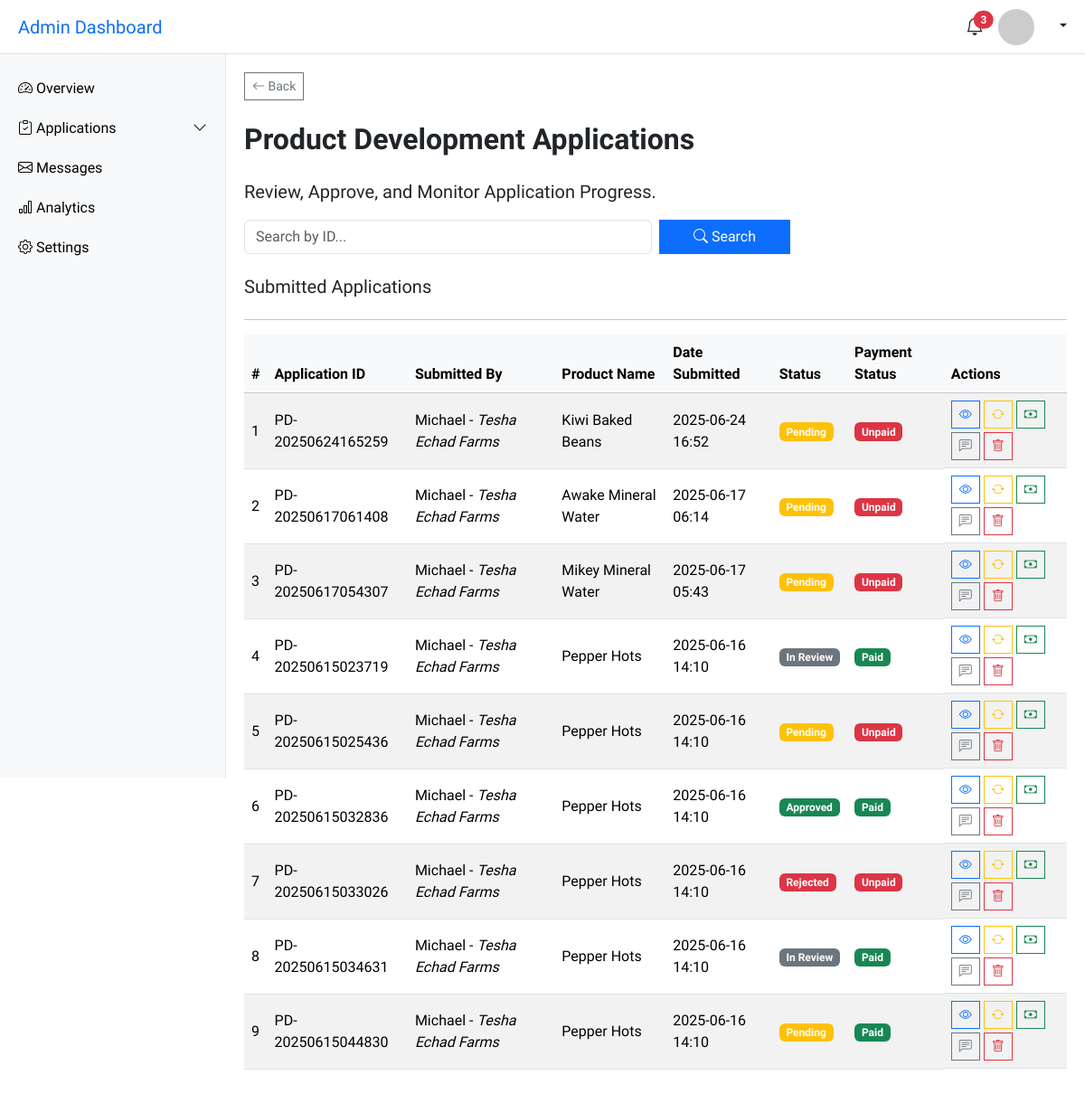
Page /dashboard/admin/product-development/ on the committed database.
### services/models.py (models this page shows, shortened)
class ProductIntake(models.Model):
    PRODUCT_TYPE_CHOICES = [
        ('new', 'New Product Idea'),
        ('improvement', 'Improvement of Existing Product'),
    ]
    GOALS_CHOICES = [
        ('shelf_life', 'Longer shelf life'),
        ('unique_taste', 'Unique taste'),
        ('healthier', 'Healthier version'),
        ('cost_reduction', 'Cost reduction'),
        ('novel_format', 'Novel format (e.g., instant, ready-to-eat)'),
        ('other', 'Other'),
    ]
    TARGET_MARKET_CHOICES = [
        ('children', 'Children'),
        ('adults', 'Adults'),
        ('vegans', 'Vegans'),
        ('fitness', 'Fitness enthusiasts'),
        ('diabetics', 'Diabetics'),
        ('mass_market', 'Mass market'),
        ('other', 'Other'),
    ]
    PACKAGING_CHOICES = [
        ('sachet', 'Sachet'),
        ('jar', 'Jar/Bottle'),
        ('box', 'Box'),
        ('pouch', 'Stand-up pouch'),
        ('custom', 'Custom'),
    ]
    MARKET_TESTING_CHOICES = [
        ('good', 'Yes, with good results'),
        ('need_more', 'Yes, but need more data'),
        ('not_yet', 'No, not yet'),
        ('planning', 'Planning to do so'),
    ]
    STATUS_CHOICES = [
        ('pending', 'Pending'),
        ('in_review', 'In Review'),
        ('completed_documentation', 'Completed Documentation'),
        ('approved', 'Approved'),
        ('rejected', 'Rejected'),
    ]
    PAYMENT_CHOICES = [
        ('paid', 'Paid'),
        ('unpaid', 'Unpaid'),
    ]
    user = models.ForeignKey(CustomUser, on_delete=models.CASCADE, related_name='product_development')
    product_name = models.CharField(max_length=100, verbose_name='Product Name')
    custom_id = models.CharField(max_length=30, unique=True, blank=True)
    type_of_product = models.CharField(max_length=200, verbose_name='Type of Product')
    is_new_or_improvement = models.CharField(max_length=20, choices=PRODUCT_TYPE_CHOICES, verbose_name='Is this a New Idea or Improvement?')
    goals = models.JSONField(default=list, verbose_name='What is/are your goal(s) for the Product?')
    other_goal = models.CharField(max_length=200, blank=True, verbose_name='Other')
    ingredient_or_dietary_notes = CKEditor5Field(blank=True, verbose_name='Do you have a Preferred Ingredient List or any Dietary Restrictions?', config_name='extends')
    target_market = models.JSONField(default=list, verbose_name='Target Market')
    other_target_market = models.CharField(max_length=200, blank=True, verbose_name='Other')
    market_existence = models.CharField(max_length=20, choices=[('yes', 'Yes'), ('no', 'No'), ('not_sure', 'Not Sure')], verbose_name='Are there similar products already on the market?')
    packaging_style = models.JSONField(default=list, verbose_name='What Packaging Style are you envisioning?')
    custom_packaging = models.CharField(max_length=200, blank=True, verbose_name='Custom')
    expected_launch_date = models.DateField(verbose_name='Expected Launch Date')
    market_testing_feedback = models.CharField(max_length=20, choices=MARKET_TESTING_CHOICES, verbose_name='Have you done any Market Testing or Consumer Feedback?')
    application_status = models.CharField(max_length=30, choices=STATUS_CHOICES, verbose_name='Application Status', default='pending')
    payment_status = models.CharField(max_length=10, choices=PAYMENT_CHOICES, default='unpaid')
    submitted_at = models.DateTimeField(auto_now_add=True)
    updated_at = models.DateTimeField(auto_now=True)

### account/models.py (models this page shows, shortened)
class CustomUser(AbstractUser):
    email = models.EmailField(unique=True,)
    username = models.CharField(max_length=100)
    first_name = models.CharField(max_length=50, verbose_name='First Name')
    last_name = models.CharField(max_length=50, blank=True, verbose_name='Last Name')
    business_name = models.CharField(max_length=250, verbose_name='Business/Company Name')
    phone_number = models.CharField(max_length=30, verbose_name='Phone Number')
    whatsapp_number = models.CharField(max_length=30, verbose_name='Whatsapp Number')
    instagram_handle = models.CharField(max_length=30, blank=True, verbose_name='Instagram Handle')
    facebook_handle = models.CharField(max_length=30, blank=True, verbose_name='Facebook Profile')
    profile_photo = models.ImageField(upload_to='users/profile_photos/', null=True, blank=True, verbose_name='Profile Photo')
    bio = models.TextField(blank=True, verbose_name='Bio')
    x_handle = models.CharField(max_length=30, blank=True, verbose_name='X (Formerly Twitter) Handle')
    linkedin_handle = models.CharField(max_length=30, blank=True, verbose_name='LinkedIn Profile')
    USERNAME_FIELD = 'email'
    REQUIRED_FIELDS = ['username']

### main/views.py (the view)
# urls.py: path('dashboard/admin/product-development/', admin_pd_home, name='admin_pd_home'),
def admin_pd_home(request):
    pd_apps = ProductIntake.objects.all().order_by('-submitted_at')
    query = request.GET.get('q') or ''
    if query:
        pd_apps = pd_apps.filter(custom_id__icontains=query)
    context = {
        'pd_apps': pd_apps,
        'ProductIntake': ProductIntake,
        'query': query,
    }
    return render(request, 'main/admin-pd-home.html', context)

### account/templatetags/status_tags.py (called while the page is built)
@register.filter
def status_badge_class(status):
    mapping = {
        'pending': 'warning',
        'in_review': 'primary',
        'completed_documentation': 'secondary',
        'approved': 'success',
        'rejected': 'danger',
    }
    return mapping.get(status.lower(), 'secondary')  # fallback to 'secondary'

### main/templates/main/admin-pd-home.html (shortened to what this page needs)
{% extends "main/admin-base.html" %}
{% load crispy_forms_tags %}
{% load status_tags %}
{% load humanize %}
{% block content %}
<main class="main-content" id="mainContent">
  <div class="mb-4 text-start">
      <a href="{% url 'admin-dashboard' %}" class="btn btn-sm btn-outline-secondary">
          <i class="bi bi-arrow-left"></i> Back
      </a>
  </div>
    <h2 class="fw-bold mb-4 mt-2">Product Development Applications</h2>
    <p class="lead">Review, Approve, and Monitor Application Progress.</p>
  <form method="get" class="row g-2 mb-4">
    <div class="col-md-6">
      <input type="text" name="q" class="form-control" placeholder="Search by ID..." value="{{ query }}">
    </div>
    <div class="col-md-2">
      <button type="submit" class="btn btn-primary w-100">
        <i class="bi bi-search"></i> Search
      </button>
    </div>
  </form>
  <h5 class="mb-4">Submitted Applications</h5>
  <hr>
  <div class="table-responsive">
    <table class="table table-striped table-hover align-middle">
      <thead class="table-light">
        <tr>
          <th>#</th>
          <th>Application ID</th>
          <th>Submitted By</th>
          <th>Product Name</th>
          <th>Date Submitted</th>
          <th>Status</th>
          <th>Payment Status</th>
          <th>Actions</th>
        </tr>
      </thead>
      <tbody>
        {% for pd_app in pd_apps %}
        <tr>
          <td>{{ forloop.counter }}</td>
          <td>{{ pd_app.custom_id }}</td>
          <td>{{ pd_app.user.first_name }} - <em>{{ pd_app.user.business_name }}</em></td>
          <td>{{ pd_app.product_name }}</td>
          <td>{{ pd_app.submitted_at|date:"Y-m-d H:i"}}</td>
          <td>
            <span class="badge bg-{{ pd_app.get_application_status_display|status_badge_class }}">
              {{ pd_app.get_application_status_display|title }}
            </span>
          </td>
          <td>
            {% if pd_app.payment_status == 'unpaid' %}
              <a href="#" class="badge bg-danger text-decoration-none" data-bs-toggle="modal" data-bs-target="#paymentStatusModal{{ pd_app.id }}">
                {{ pd_app.get_payment_status_display|title }}
              </a>
            {% else %}
              <span class="badge bg-success">{{ pd_app.get_payment_status_display|title }}</span>
            {% endif %}
          </td>
          <td class="d-flex gap-1 flex-wrap">
            <a href="{% url "admin_pd_details" pd_app.id %}" class="btn btn-outline-primary btn-sm" data-bs-toggle="tooltip" title="View Details">
              <i class="bi bi-eye"></i>
            </a>
            <a href="#" class="btn btn-outline-warning btn-sm" data-bs-toggle="modal" data-bs-target="#appStatusModal{{ pd_app.id }}" title="Change Application Status">
              <i class="bi bi-arrow-repeat"></i>
            </a>
            <a href="#" class="btn btn-outline-success btn-sm" data-bs-toggle="modal" data-bs-target="#paymentStatusModal{{ pd_app.id }}" title="Change Payment Status">
              <i class="bi bi-cash"></i>
            </a>
            <a href="https://wa.me/{{ pd_app.user.whatsapp_number|default:pd_app.user.phone_number }}?text=Hello%2C%20{{ pd_app.user.first_name }}.%20My%20name%20is%20{{ request.user.first_name|default:request.user.username }}.%20I%20have%20a%20comment%20concerning%20your%20product%20development%20application%20(ID%3A%20{{ pd_app.custom_id }})%20submitted%20to%20PFS%20{{ pd_app.submitted_at|naturaltime }}."
               target="_blank" class="btn btn-outline-secondary btn-sm" data-bs-toggle="tooltip" title="Add Comment">
              <i class="bi bi-chat-left-text"></i>
            </a>
            <button class="btn btn-outline-danger btn-sm" data-bs-toggle="modal" data-bs-target="#deleteModal{{ pd_app.id }}" title="Delete">
              <i class="bi bi-trash"></i>
            </button>
          </td>
        </tr>
        {% endfor %}
      </tbody>
    </table>
  </div>
</main>
{% endblock content %}

### main/templates/main/admin-base.html (style rules this page uses)
body { font-family: 'Source Sans Pro', sans-serif; }
.main-content { margin-left: 250px; padding: 80px 20px 20px; transition: margin-left 0.3s; }
.btn, .card { border-radius: 0 !important; box-shadow: none !important; transition: background-color 0.3s, color 0.3s; }

### rows in the picture
ProductIntake: custom_id "PD-20250624165259", user.first_name "Michael", user.business_name "Tesha Echad Farms", product_name "Kiwi Baked Beans", submitted_at "2025-06-24 16:52", application_status "Pending", payment_status "Unpaid"
ProductIntake: custom_id "PD-20250617061408", user.first_name "Michael", user.business_name "Tesha Echad Farms", product_name "Awake Mineral Water", submitted_at "2025-06-17 06:14", application_status "Pending", payment_status "Unpaid"
ProductIntake: custom_id "PD-20250617054307", user.first_name "Michael", user.business_name "Tesha Echad Farms", product_name "Mikey Mineral Water", submitted_at "2025-06-17 05:43", application_status "Pending", payment_status "Unpaid"
ProductIntake: custom_id "PD-20250615023719", user.first_name "Michael", user.business_name "Tesha Echad Farms", product_name "Pepper Hots", submitted_at "2025-06-16 14:10", application_status "In Review", payment_status "Paid"
ProductIntake: custom_id "PD-20250615025436", user.first_name "Michael", user.business_name "Tesha Echad Farms", product_name "Pepper Hots", submitted_at "2025-06-16 14:10", application_status "Pending", payment_status "Unpaid"
ProductIntake: custom_id "PD-20250615032836", user.first_name "Michael", user.business_name "Tesha Echad Farms", product_name "Pepper Hots", submitted_at "2025-06-16 14:10", application_status "Approved", payment_status "Paid"
ProductIntake: custom_id "PD-20250615033026", user.first_name "Michael", user.business_name "Tesha Echad Farms", product_name "Pepper Hots", submitted_at "2025-06-16 14:10", application_status "Rejected", payment_status "Unpaid"
ProductIntake: custom_id "PD-20250615034631", user.first_name "Michael", user.business_name "Tesha Echad Farms", product_name "Pepper Hots", submitted_at "2025-06-16 14:10", application_status "In Review", payment_status "Paid"
ProductIntake: custom_id "PD-20250615044830", user.first_name "Michael", user.business_name "Tesha Echad Farms", product_name "Pepper Hots", submitted_at "2025-06-16 14:10", application_status "Pending", payment_status "Paid"
